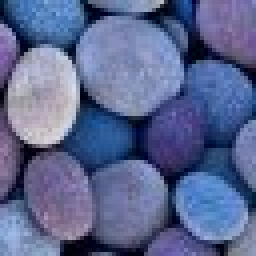
#> input picture stones_rgb.jpg, 64 x 64 px (shown 4 times larger)
$ jupyter execute 'final solution.ipynb'   (shell and % lines are left out)   (Python 2 division)   (older library calls are emulated)
#> lines starting #> are read from the running program, lines starting #| are printed output that depends on the picture
# Project 1: Interpolation with Autoregressive (AR) Model
# Solution
## Deniz Ekiz, 2016700051

- Read the flights.csv file into two column vectors T and X, where X is partially observed
monthly totals of international airline passengers and T is the corresponding months.
Plot T vs. X.

[cell 1]
import numpy as np
import matplotlib.pyplot as plt

my_data = np.genfromtxt('flights.csv', delimiter=',')
my_data = my_data[1:,]
T = my_data[:,0]
X = my_data[:,1]
#print X
plt.plot(T -1900,X)
plt.xlabel('months')
plt.ylabel('Monthly Total of International airline passengers')
plt.title('Original data')
plt.show()
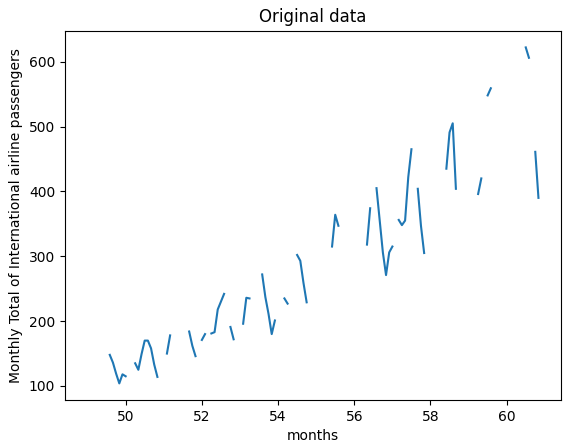
#> figure drawn by matplotlib, 1 panel
X_mi_sel = np.isnan(X)
# [6 lines of commented-out code are left out]
missing_vals = np.copy(np.isnan(X))

- Iteratively construct $G_X$ and solve for A
- then fix A construct $G_A$ and solve for $X^{mi}$ by least
squares (Alternating Least Squares).

$G_A(X^{obs} + X^{mi}) = \epsilon$

$G_AX^{mi}=\epsilon -  G_AX^{obs}  $

You can choose M = 4.

Fix X

Compute

$A =  (G_X^TG_X)^{-1}(G_X^TG_X)$.

Fix A
Remove the 0 rows of Xi, and corresponding columns of Ga.

Solve

$X^{mi} = -1(G_A^TG_A)^{-1}(G_A^TG_AX^{ob})$.

Update

$X = X^{mi}$

Select M = 4

I solved the problem with  SVD least square, QR least square and  normal equation.

[cell 2]
from scipy.linalg import solve_triangular
#Creates Gx
M = 4
T = my_data[:,0]
X = my_data[:,1]
N = len(X)
#creates Xmi
def Xmi(X):
    T = np.copy(X)
    for i in range(0,len(X_mi_sel)):
        if not X_mi_sel[i]:
            T[i] = 0
    return T
#creates Xobs
def Xobs(X):
    T = np.copy(X)
    for i in range(0,len(X_mi_sel)):
        if X_mi_sel[i]:
            T[i] = 0
    return T

def G_x(X_a,shape):
    Gxx = np.zeros((shape-M,M))
    for i in range(M,shape):
        for m in range(0,M):
            Gxx[i-M,m] = np.copy(X_a[i-(m+1)])
    return Gxx

#Creates Ga, from X and shape
def G_a(X_b,shape):
    Gaa = np.zeros((shape,shape+M))
    #Gaa.shape = (shape,shape+4)
    for i in range(0,shape):
        for m in range(0,M):
            Gaa[i,m+i] = np.copy(X_b[M-m-1])
        Gaa[i,M+i] = -1
    return Gaa

def norm_lsq(A,b):
    A_t_A = np.dot(A.conj().transpose(),A)
    A_t_b = np.dot(A.conj().transpose(),b)
    return np.linalg.solve(A_t_A,A_t_b)
def svd_lsq(A,b):
    #Compute Reduced SVD
    U, E, V_T = np.linalg.svd(A, full_matrices=False)
    V = V_T.conj().transpose()
    e = np.diag(E)
    u_T_b = np.dot(U.conj().transpose(),b)
    m = np.linalg.solve(e,u_T_b)
    sol = np.dot(V,m)
    return sol
def qr_lsq(A,b):
    q, r = np.linalg.qr(A)
    q_T_b = np.dot(q.conj().transpose(),b)
    return solve_triangular(r,q_T_b)

#Deletes the nan values
def nan_to_mean(X,j):
#> called with X = array of shape (144,), j = 0
    T = np.copy(X)
    mean = np.mean(X[~np.isnan(X)])
    for i in range(j,len(T)):
        #if X_mi_sel[i]:
        if np.isnan(T[i]):
            #T[i] = np.dot(2,np.copy(T[i-1]))
            T[i] = 10
    #print "T\n",T
    #print T
    return T
X_mi = np.zeros(144)
X_obs_i = np.copy(np.nan_to_num(X))
#OO = np.copy(nan_to_mean(X,0))
my_X =np.copy(nan_to_mean(X,0)) #init missing values in Xmi, X, and A
X_obs = Xobs(my_X)
X_mi = Xmi(my_X)
select = X_mi !=0 #select non-zero elements
select_obs = X_obs !=0 #select non-zero elements
for j in range(0,10):
    Gx = G_x(my_X,144)
    A = norm_lsq(Gx,my_X[M:N])
    Ga = G_a(A,144-M)
    #print Ga[0,:]
    epsilon = np.dot(-1,np.dot(Ga[:,select_obs],X_obs[select_obs])) #this is error vector
    X_mi[select] = norm_lsq(Ga[:,select],epsilon) #makes a column selection for zero elements
    my_X = np.add(X_mi,X_obs)

[cell 3]
z = 0
#print LL
#plt.plot(T[M:] -1900,np.sum([X_mi[M:],X_obs_i[M:]],axis=0))
plt.plot(T -1900,my_X)
#plt.plot(T[M:] -1900,OO[M:])
#plt.plot(T[M:] -1900,FF)
plt.plot(T -1900,my_data[:,1])
plt.xlabel('months')
plt.ylabel('Monthly Total of International airline passengers')
plt.title('Estimated Data')
plt.show()
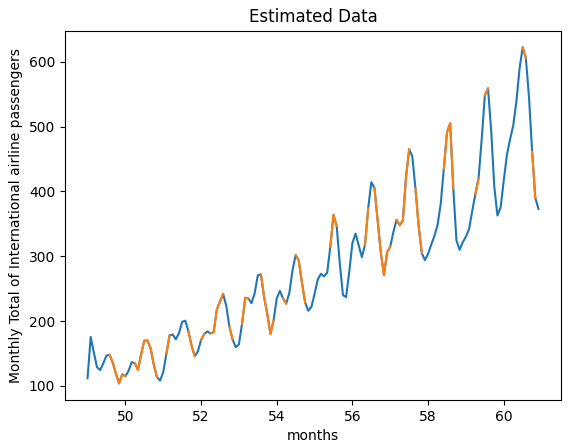
#> figure drawn by matplotlib, 1 panel; curve peaks at x = 60.5, y = 622
fig, ax = plt.subplots()
ax.stem(range(1,M+1),A)
plt.title('Coefficients')
plt.show()
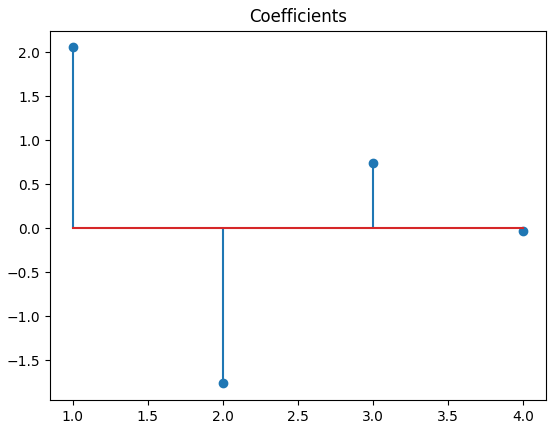
#> figure drawn by matplotlib, 1 panel
A = np.array([1,1,1,1])

# Project 1 Bonus

Assume X is fully observed, then we can write following system of linear equations:

$\begin{bmatrix}
    X_{M} \\
    X_{M+1}   \\
    \vdots  \\
    X_{N}
\end{bmatrix} = $
$\begin{bmatrix}
    X_{M-1} & X_{m-2} &\dots & X_{0}  & T_{M} & 1\\
    X_{M} & X_{M-1} & \dots   & X_{1} & T_{M+1} & 1\\
    \vdots & \vdots & \ddots  & \vdots & \vdots & \vdots\\
    X_{N-1} & X_{N-2} & \dots   & X_{N-M} & T_{N} & 1
\end{bmatrix}$
$\begin{bmatrix}
    A_{1} \\
    A_{2}   \\
    \vdots  \\
    A_{M}  \\
    C \\
    D
\end{bmatrix}$
+
$\begin{bmatrix}
    \epsilon_{M} \\
    \epsilon_{M+1}   \\
    \vdots  \\
    \vdots  \\
    \vdots \\
    \epsilon_{N}
\end{bmatrix}$

which we will be denoted by $X_{M:N} = G_XA + \epsilon$. Similarly, if we assume A is known, hopefully we know all of the T's.

$\begin{bmatrix}
    \epsilon_{M} \\
    \epsilon_{M+1}   \\
    \vdots  \\
    \vdots  \\
    \epsilon_{N-1}\\
    \epsilon_{N}
\end{bmatrix}=$
$\begin{bmatrix}
    A^{T} & -1 & 0 & 0 & \dots  &  0\\
    0 & A^{T} & -1   & 0 &\dots  & 0\\
    \vdots & \ddots & \ddots  & \ddots & -1 & 0 \\
    0 & \dots & 0   & 0 & A^{T} & -1
\end{bmatrix}$
$\begin{bmatrix}
    X_{0} \\
    X_{1}   \\
    \vdots  \\
    X_{N-1} \\
    X_N
\end{bmatrix}+$
$\begin{bmatrix}
    T_{M} & 1\\
    T_{M+1}& 1 \\
    \vdots \\
    T_{N} & 1
\end{bmatrix}$
$\begin{bmatrix}
    C\\
    D
\end{bmatrix}
$

If we solve the equation above we will have a better estimate.
$-G_{A}X^{obs} - G_{T}  \sim G_AX^{mi} $

[cell 4]
X = my_data[:,1]
T = my_data[:,0]
X_mi = np.zeros(144)
X_obs_i = np.copy(np.nan_to_num(X))
for i in range(0,500):
    if i == 0:
        LL = np.copy(np.nan_to_num(X))
    else:
        LL = X
    Gx = G_x(LL,144)
    Gx = np.column_stack((Gx,T[M:].T))
    Gx = np.column_stack((Gx,np.ones(144-M).T))
    A_i = svd_lsq(Gx,LL[M:])
    Ga = G_a(A_i[:M],144-M)
    w = np.dot(-1,np.dot(Ga,X_obs_i))
    X_mi = Xmi(X)
    #print X_mi
    X_mi_n = np.array([])
    Ga_n = np.array([])
    for i in range(0,len(X_mi)):
        if X_mi[i] != 0:
            X_mi_n = np.concatenate((X_mi_n,[X_mi[i]]))
            if len(Ga_n)>0:
                Ga_n = np.column_stack((Ga_n,Ga[:,i]))
            else:
                Ga_n = Ga[:,i]
    #Ga_n = G_a(X_mi_n,len(X_mi_n)-M)
    #print Ga_n.shape
    #print X_mi_n
    X_mi_n = np.copy(np.nan_to_num(X_mi_n))
    #print A_i
    X_mi_n = svd_lsq(Ga_n,np.sum([w,np.dot(-1,np.dot(Gx[:,-2:],A_i[-2:].T))],axis=0 ))
    #print len(X_mi_n)
    #X = X_mi
    z = 0
    for i in range(0,len(X_mi)):
        if X_mi[i] != 0:
            X_mi[i] = X_mi_n[z]
            z = z+1
    X = np.sum([Xmi(X_mi),Xobs(X)],axis=0)
# [5 lines of commented-out code are left out]

[cell 5]
z = 0
#print LL
#print X_mi
#plt.plot(T[M:] -1900,np.sum([X_mi[M:],X_obs_i[M:]],axis=0))
plt.plot(T -1900,X)
#plt.plot(T[M:] -1900,OO[M:])
#plt.plot(T[M:] -1900,FF)
plt.plot(T -1900,my_data[:,1])
plt.xlabel('months')
plt.ylabel('Monthly Total of International airline passengers')
plt.title('Estimated Data with trend')
plt.show()
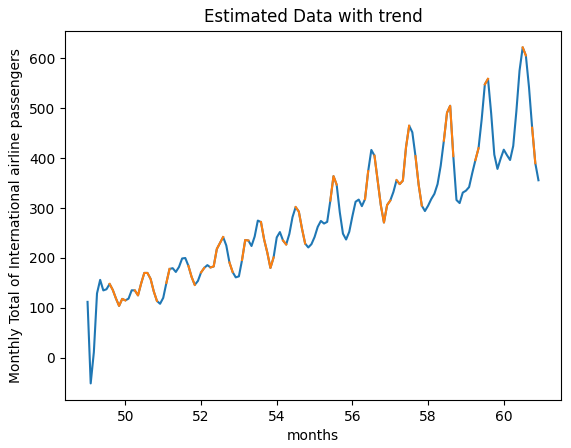
#> figure drawn by matplotlib, 1 panel; curve peaks at x = 60.5, y = 622
fig, ax = plt.subplots()
ax.stem(range(1,M+3),A_i)
# coefficients are A_{1:M}, C,D
plt.title('Coefficients')
plt.show()
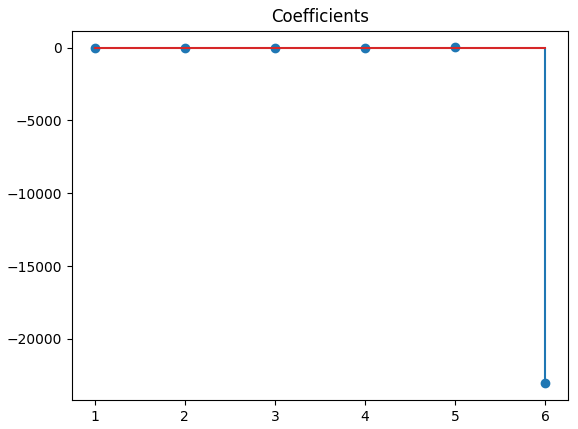
#> figure drawn by matplotlib, 1 panel

[cell 6]
print not True

# Project 2 Image Segmentation with Spectral Clustering

- Read the stones rgb.jpg into a tensor $X ∈ R^{64×64×3}$ where the color intensity of channel
c (red, green, or blue) at pixel $(x, y)$ is denoted by $X_{xyc}$ (see: imread). Then, plot the
image (see: imshow).

[cell 7]
import scipy.misc as spc
import scipy.linalg as spl
import numpy as np
import math
X = spc.imread("stones_rgb.jpg")
#> X is the input picture: shape (64, 64, 3); mean R, G, B 91.6, 103, 144.6
print "Shape of X is ", X.shape
#| Shape of X is  (64, 64, 3)
plt.imshow(X)
#first k eigenvector
k = 5

[cell 8]
h = len(X)
#> h = 64
n = h*h
#> n = 4096
r,sigma = 2.0,10.0
E = np.array([[ 0.299,0.587,0.114],[-0.14713,-0.28886,0.436],[0.615,-0.51499,-0.10001],])
